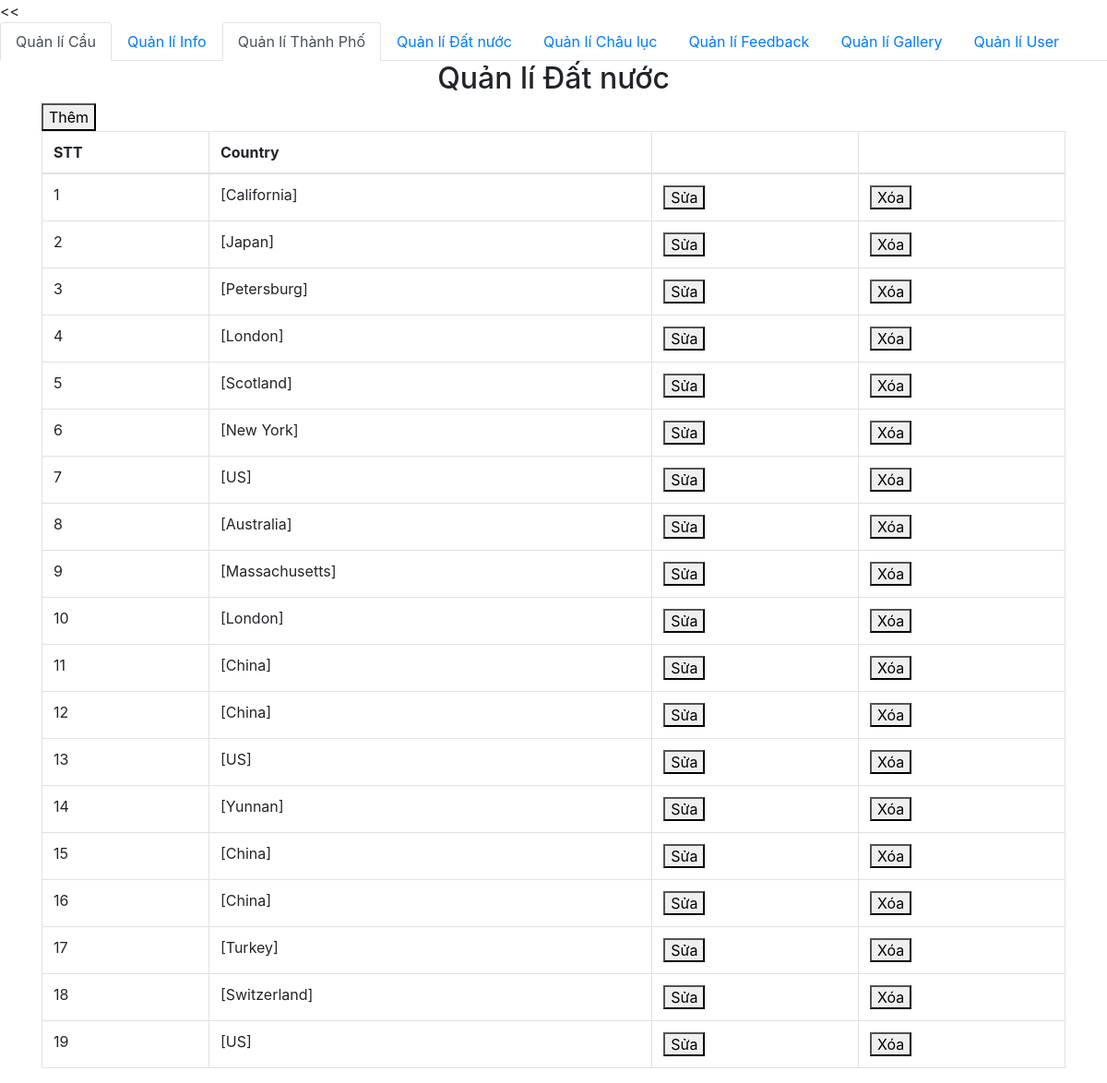
The app's page /admin/category/quanlidatnuoc.php, older data.
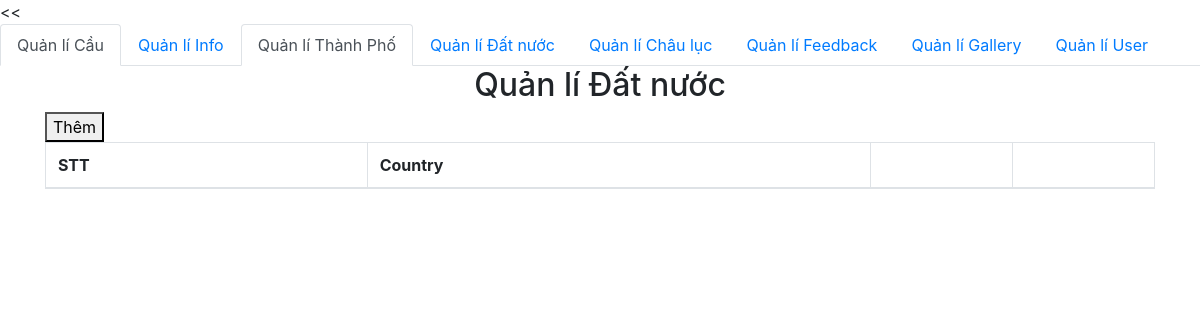
The same page, newer data.
### tables this page shows
CREATE TABLE `country` (
  `id` int(11) NOT NULL,
  `name_country` varchar(50) NOT NULL,
  `continents_id` int(11) DEFAULT NULL
);

### admin/db/dbhelper.php (called while the page is built, shortened)
<?php
require_once('config.php');
function queryResult($sql, $isSingle = false) {
	$conn = mysqli_connect(HOST, USERNAME, PASSWORD, DATABASE);
	mysqli_set_charset($conn, 'utf8');
	$resultset = mysqli_query($conn, $sql);
	$data = [];
	while(($row = mysqli_fetch_array($resultset, 1)) != null) {
		$data[] = $row;
	}
	return $data;
}

### admin/category/quanlidatnuoc.php (the view, shortened to what this page needs)
<<?php
require_once ('../db/config.php');
require_once ('../db/dbhelper.php');
?>
<!DOCTYPE html>
<html>
<head>
	<link rel="stylesheet" href="https://maxcdn.bootstrapcdn.com/bootstrap/4.4.1/css/bootstrap.min.css">
</head>
<body>
		<ul class="nav nav-tabs">
	  <li class="nav-item">
	    <a class="nav-link active" href="index.php">Quản lí Cầu</a>
	  </li>
	  <li class="nav-item">
	    <a class="nav-link" href="information.php">Quản lí Info</a>
	  </li>
	  <li class="nav-item">
	    <a class="nav-link active" href="quanlithanhpho.php">Quản lí Thành Phố</a>
	  </li>
	  <li class="nav-item">
	    <a class="nav-link" href="#">Quản lí Đất nước</a>
	  </li>
	  <li class="nav-item">
	    <a class="nav-link" href="quanlichauluc.php">Quản lí Châu lục</a>
	  </li>
	  <li class="nav-item">
	    <a class="nav-link" href="feedbacklist.php">Quản lí Feedback</a>
	  </li>
	  <li class="nav-item">
	    <a class="nav-link" href="#">Quản lí Gallery</a>
	  </li>
	  <li class="nav-item">
	    <a class="nav-link" href="user.php">Quản lí User</a>
	  </li>
	 	</ul>
	<div class="container">
		<div class="panel panel-primary">
			<div class="panel-heading">
				<h2 class="text-center">Quản lí Đất nước</h2>
			</div>
			<div class="panel-body">
				<a href="add.php">
					<button class="bth bth-success">Thêm</button>
				</a>
				<table class="table table-bordered table-hover">
					<thead>
						<tr>
							<th>STT</th>
							<th>Country</th>
							<th></th>
							<th></th>
						</tr>
					</thead>
					<tbody>
<?php
$sql = 'select * from country';
$countryList = queryResult($sql);
$index = 1;
foreach ($countryList as $item){
	echo '<tr>
			<td>'.($index++).'</td>
			<td>'.$item['name_country'].'</td>
			<td>
			<a href="add.php?id='.$item['id'].'"><button class="bth bth-warning">Sửa</button></a>
			</td>
			<td>
			<button class="bth bth-danger" onclick=deleteCategory('.$item['id'].') >Xóa</button>
			</td>
		</tr>';
}
?>
					</tbody>
				</table>
			</div>
		</div>
	</div>
</body>
</html>

Row changes from the older to the newer data that the page shows:
removed country: name_country "[California]"
removed country: name_country "[Japan]"
removed country: name_country "[Petersburg]"
removed country: name_country "[London]"
removed country: name_country "[Scotland]"
removed country: name_country "[New York]"
removed country: name_country "[US]"
removed country: name_country "[Australia]"
removed country: name_country "[Massachusetts]"
removed country: name_country "[London]"
removed country: name_country "[China]"
removed country: name_country "[China]"
removed country: name_country "[US]"
removed country: name_country "[Yunnan]"
removed country: name_country "[China]"
removed country: name_country "[China]"
removed country: name_country "[Turkey]"
removed country: name_country "[Switzerland]"
removed country: name_country "[US]"
